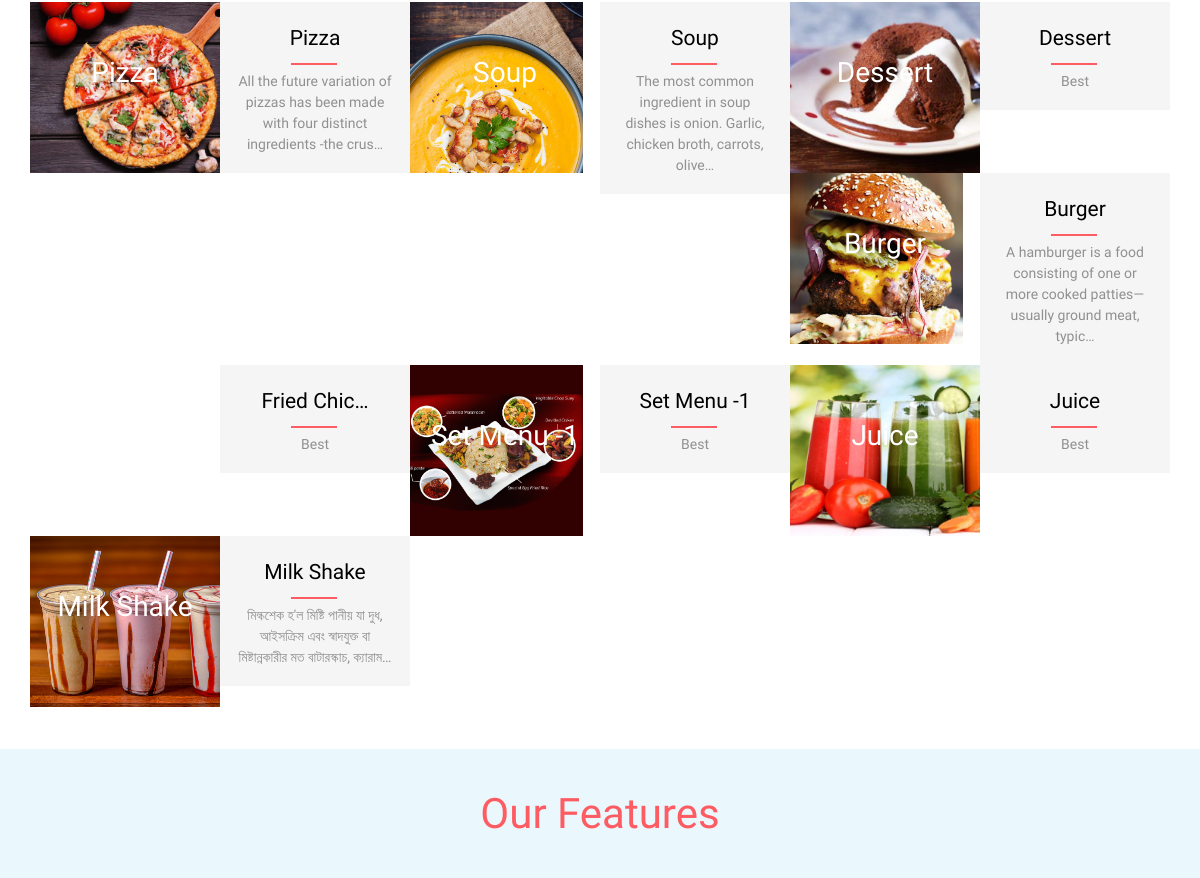
Before: / (middle part) with the older database file.
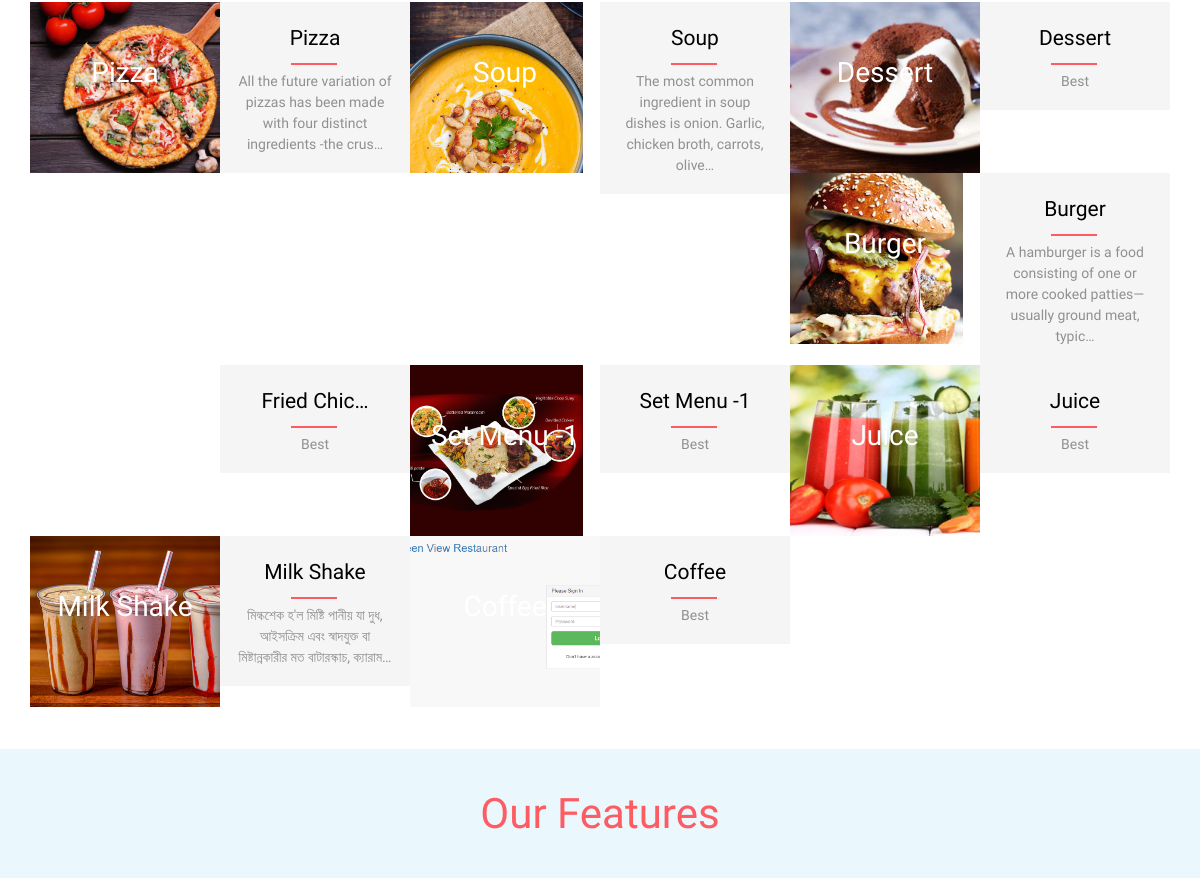
After: the same page with the newer database file.
### hotel/models.py (models this page shows, shortened)
class Food(models.Model):
    bengali = 'Bengali'
    thai = 'Thai'
    chinese = 'Chinese'
    indian = 'Indian'
    italian = 'Italian'
    COURSE = (
        (bengali, bengali),
        (thai, thai),
        (chinese, chinese),
        (indian, indian),
        (italian, italian),
    )
    disabled = 'Disabled'
    enabled = 'Enabled'
    STATUS = (
        (disabled, disabled),
        (enabled, enabled),
    )
    name = models.CharField(max_length=250)
    course = models.CharField(max_length=50, choices=COURSE)
    content_description = models.TextField()
    ingradients = models.TextField()
    base_price = models.FloatField()
    sale_price = models.FloatField(default=base_price)
    discount = models.DecimalField(default=0, decimal_places=2, max_digits=5)
    image = models.FileField(blank=True, null=True)
    num_order = models.IntegerField(default=0)

### hotel/views.py (the view)
# urls.py: url(r'^$', views.index, name='index'),
def index(request):
    food = Food.objects.filter().order_by('-num_order')
    return render(request, 'index.html', {'food': food})

### hotel/templates/index.html (shortened to what this page needs)
{% load static %}
{% load mathfilters %}
{% include "includes/landing_top.html" %}
<body>
	<div class="special">
		<div class="container">
			<div class="special-grids">
			{% for f in food %}
					<div class="col-md-4 w3l-special-grid">
						<a href="{% url 'hotel:food_details' f.id %}">
							<div class="col-md-6 w3ls-special-img" style="background: url('/media/{{f.image}}') no-repeat -17px 0px; background-size: cover;">
								<div class="w3ls-special-text effect-1">
									<h4>{{f.name|truncatechars:11}}</h4>
								</div>
							</div>
						</a>
						<div class="col-md-6 agileits-special-info">
							<a href="{% url 'hotel:food_details' f.id %}"><h4>{{f.name|truncatechars:11}}</h4></a>
							<p>{{f.content_description|truncatechars:90}}</p>
						</div>
					</div>
			{% endfor %}
					<div class="clearfix"> </div>
			</div>
		</div>
	</div>
	<div class="features">
		<div class="container">
			<div class="features-heading">
				<h3>Our Features</h3>
			</div>
		</div>
	</div>
	{% include "includes/footer.html" %}

Changed rows visible on the page:
added Food: image (picture), name "Coffee", content_description "Best"
